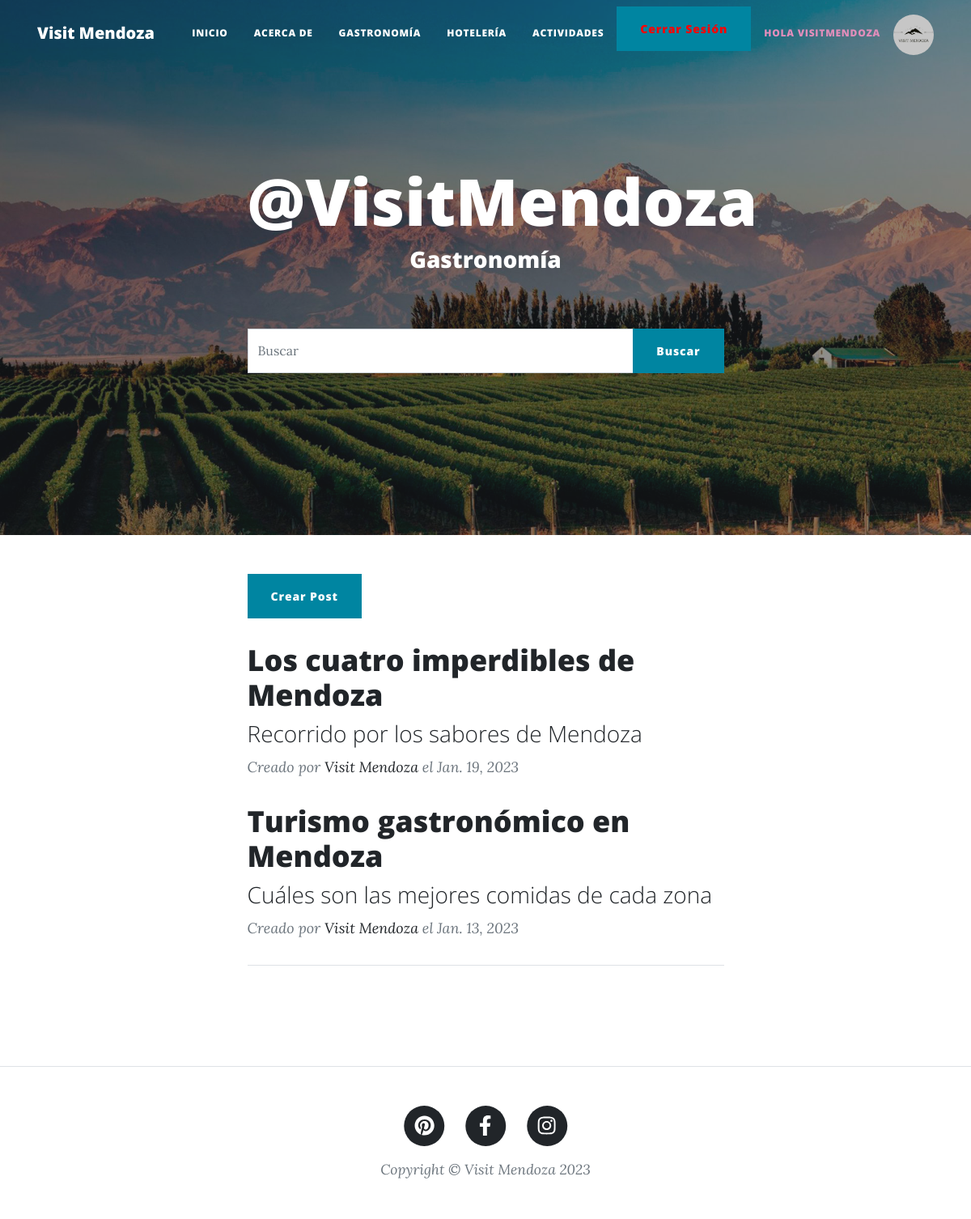
/gastronomy/ (signed in), run on the app's committed database.
### AppBlog/models.py (models this page shows, shortened)
class Post(models.Model):
    id = models.AutoField(primary_key=True)
    title = models.CharField('Nombre del Post', max_length=100, null = False, blank = False)
    slug = models.CharField('Slug', max_length=100, null = False, blank = False)
    description = models.CharField('Descripción', max_length=100, null = True, blank = True)
    image = models.URLField('Imagen', max_length=200, null = False, blank = False)
    autor = models.ForeignKey(Autor, max_length=100, verbose_name='Autor', on_delete=models.CASCADE)
    category = models.ForeignKey(Category, verbose_name='Categoría', on_delete=models.CASCADE)
    status = models.BooleanField('Post Activo / Post No Activo', default=True)
    content = RichTextField()
    published = models.DateField('Fecha de Creación', auto_now_add=True)
    updated = models.DateField('Fecha de Modificacion', auto_now=True)
    class Meta:
        verbose_name = 'Post'
        verbose_name_plural = 'Posts'

class Autor(models.Model):
    id = models.AutoField(primary_key=True)
    name = models.CharField('Nombre del Autor', max_length=100, null = False, blank = False)
    surname = models.CharField('Apellido del Autor', max_length=100, null = False, blank = False)
    facebook = models.URLField('Facebook', max_length=100, null = True, blank = True)
    twitter = models.URLField('Twitter', max_length=100, null = True, blank = True)
    instagram = models.URLField('Instagram', max_length=100, null = True, blank = True)
    web = models.URLField('Web', max_length=100, null = True, blank = True)
    email = models.EmailField('Email', max_length=100, null = False, blank = False)
    status = models.BooleanField('Autor Activo / Autor No Activo', default=True)
    published = models.DateTimeField('Fecha de Creación', auto_now_add=True, auto_now=False)
    class Meta:
        verbose_name = 'Autor'
        verbose_name_plural = 'Autores'
    def __str__(self):
        return "{0} {1}".format(self.name, self.surname)

### AppBlog/views.py (the view, shortened to what this page needs)
# urls.py: path('gastronomy/', gastronomy, name='gastronomy'),
def gastronomy(request):
    queryset = request.GET.get('buscar')
    posts = Post.objects.filter(
        status=True,
        category= Category.objects.get(name__iexact = 'Gastronomía')
    )
    paginator = Paginator(posts, 2)
    page = request.GET.get('page')
    posts = paginator.get_page(page)
    if request.user.is_authenticated:
        return render(request, 'gastronomy.html', {'posts':posts, 'imagen':obtenerAvatar(request)})
    else:
        return render(request, 'gastronomy.html', {'posts':posts})

### AppBlog/views.py (called while the page is built)
def obtenerAvatar(request):
    lista=Avatar.objects.filter(user=request.user)
    if len(lista)!=0:
        imagen=lista[0].imagen.url
    else:
        imagen="media/avatars/transparent-default-avatar.png"
    return imagen

### Templates/gastronomy.html (shortened to what this page needs)
{% extends 'index.html' %}
{% load static %}
{% block titulo_body %}
    <h1> @VisitMendoza </h1>
    <h3> Gastronomía </h3>
{% endblock titulo_body %}

### Templates/index.html (shortened to what this page needs)
{% load static %}
<!DOCTYPE html>
<html lang="en">
    <head>
        <link href="{% static 'css/styles.css' %}" rel="stylesheet" />
    </head>
    <body>
        <nav class="navbar navbar-expand-lg navbar-light" id="mainNav">
            <div class="container px-2 px-lg-3">
                <a class="navbar-brand" href="{% url 'AppBlog:index' %}">Visit Mendoza</a>
                <div class="collapse navbar-collapse" id="navbarResponsive">
                    <ul class="navbar-nav ms-auto py-4 py-lg-0">
                        <li class="nav-item"><a class="nav-link px-lg-3 py-3 py-lg-4" href="{% url 'AppBlog:index' %}">Inicio</a></li>
                        <li class="nav-item"><a class="nav-link px-lg-3 py-3 py-lg-4" href="{% url 'AppBlog:about' %}">Acerca de</a></li>
                        <li class="nav-item"><a class="nav-link px-lg-3 py-3 py-lg-4" href="{% url 'AppBlog:gastronomy' %}">Gastronomía</a></li>
                        <li class="nav-item"><a class="nav-link px-lg-3 py-3 py-lg-4" href="{% url 'AppBlog:hotels' %}">Hotelería</a></li>
                        <li class="nav-item"><a class="nav-link px-lg-3 py-3 py-lg-4" href="{% url 'AppBlog:activities' %}">Actividades</a></li>
                        {% if request.user.is_authenticated %}
                        <li class="nav-item"><a class="btn btn-primary" style="color:rgb(255, 0, 0)" href="{% url 'AppAccounts:logout' %}">Cerrar Sesión</a></li>
                            {% if user.is_staff %}
                            <li class="nav-item"><a class="nav-link px-lg-3 py-3 py-lg-4" style="color:rgb(226, 142, 187)" href="{% url 'AppAccounts:panelctrl' %}"> Hola {{ request.user }}</a></li>
                            {% block img %}
                            <img src="{{ imagen }}" alt="" style="width: 50px; height: 50px; border-radius: 50%; margin-left: 0px; margin-top: 10px;">
                            {% endblock img %}
                            {% else %}
                            <li class="nav-item"><a class="nav-link px-lg-3 py-3 py-lg-4" style="color:rgb(136, 240, 133)" href="{% url 'AppAccounts:profile' %}">  Hola {{ request.user }} </a></li>
                            <img src="{{ imagen }}" alt="" style="width: 50px; height: 50px; border-radius: 50%; margin-left: 0px; margin-top: 10px;">
                        {% endif %}
                        {% else %}
                        <li class="nav-item"><a class="nav-link px-lg-3 py-3 py-lg-4" style="color:greenyellow" href="{% url 'AppAccounts:register' %}">Registrarme</a></li>
                        <li class="nav-item"><a class="btn btn-primary" href="{% url 'AppAccounts:login' %}">Iniciar Sesion</a></li>
                        {% endif %}
                    </ul>
                </div>
            </div>
        </nav>
        <header class="masthead" style="background-image: url({% static 'assets/img/home-bg1.jpg' %})">
            <div class="container position-relative px-4 px-lg-5">
                <div class="row gx-4 gx-lg-5 justify-content-center">
                    <div class="col-md-10 col-lg-8 col-xl-7">
                        <div class="site-heading">
                            {% block titulo_body %}{% endblock titulo_body %}
                        </div>
                    </div>
                </div>
            </div>
            <br>
            <br>
            {% block search %}
            <div class="container position-relative px-4 px-lg-5">
                <div class="row gx-4 gx-lg-5 justify-content-center">
                    <div class="col-md-10 col-lg-8 col-xl-7">
                        <form method="GET">
                            <div id="custom-search-input">
                                <div class="input-group col-md-12">
                                    <input type="text" class="form-control" placeholder="Buscar" name="buscar" value="{{ request.GET.buscar }}"/>
                                    <span class="input-group-list">
                                        <button type="submit" class="btn btn-primary">Buscar</button>
                                    </span>
                                </div>
                            </div>
                        </form>
                    </div>
                </div>
            </div>
            {% endblock search %}
        </header>
        <div class="container px-4 px-lg-5">
            <div class="row gx-4 gx-lg-5 justify-content-center">
                <div class="col-md-10 col-lg-8 col-xl-7">
       {% block contenido %}
       {% if user.is_staff %}
       <a href="{% url 'AppBlog:newpost' %}" class="btn btn-primary">Crear Post</a>
       {% endif %}
         <br>
            {% if posts %}
                {% for post in posts %}
                    <div class="post-preview">
                        <a href="{% url 'AppBlog:detailpost' post.slug %}">
                            <h2 class="post-title"> {{ post.title }} </h2>
                            <h3 class="post-subtitle"> {{ post.description}} </h3>
                        </a>
                        <p class="post-meta">
                            Creado por
                            <a href="{% url 'AppBlog:about' %}"> {{post.autor}} </a>
                            el {{ post.published }}
                        </p>
                    </div>
                {% endfor %}
            {% else %}
            <br>
                <h1>Aún no hay posts</h1>
            {% endif %}
                    <hr class="my-4" />
        {% endblock contenido %}
                    </div>
                </div>
            </div>
        <br>
        <div class="d-flex justify-content-center mb-4">
        </div>
        <br>
        <footer class="border-top">
            <div class="container px-4 px-lg-5">
                <div class="row gx-4 gx-lg-5 justify-content-center">
                    <div class="col-md-10 col-lg-8 col-xl-7">
                        <ul class="list-inline text-center">
                            <li class="list-inline-item">
                                <a href="#!">
                                    <span class="fa-stack fa-lg">
                                        <i class="fas fa-circle fa-stack-2x"></i>
                                        <i class="fab fa-pinterest fa-stack-1x fa-inverse"></i>
                                    </span>
                                </a>
                            </li>
                            <li class="list-inline-item">
                                <a href="https://bit.ly/3icppc5">
                                    <span class="fa-stack fa-lg">
                                        <i class="fas fa-circle fa-stack-2x"></i>
                                        <i class="fab fa-facebook-f fa-stack-1x fa-inverse"></i>
                                    </span>
                                </a>
                            </li>
                            <li class="list-inline-item">
                                <a href="https://www.instagram.com/visitmendoza/">
                                    <span class="fa-stack fa-lg">
                                        <i class="fas fa-circle fa-stack-2x"></i>
                                        <i class="fab fa-instagram fa-stack-1x fa-inverse"></i>
                                    </span>
                                </a>
                            </li>
                        </ul>
                        <div class="small text-center text-muted fst-italic">Copyright &copy; Visit Mendoza 2023</div>
                    </div>
                </div>
            </div>
        </footer>
    </body>
</html>

### data on the page
Post: title "Los cuatro imperdibles de Mendoza", description "Recorrido por los sabores de Mendoza", autor "Visit Mendoza", published "Jan. 19, 2023"
Post: title "Turismo gastronómico en Mendoza", description "Cuáles son las mejores comidas de cada zona", autor "Visit Mendoza", published "Jan. 13, 2023"

### other printed values
{{ request.user }} "VISITMENDOZA"
